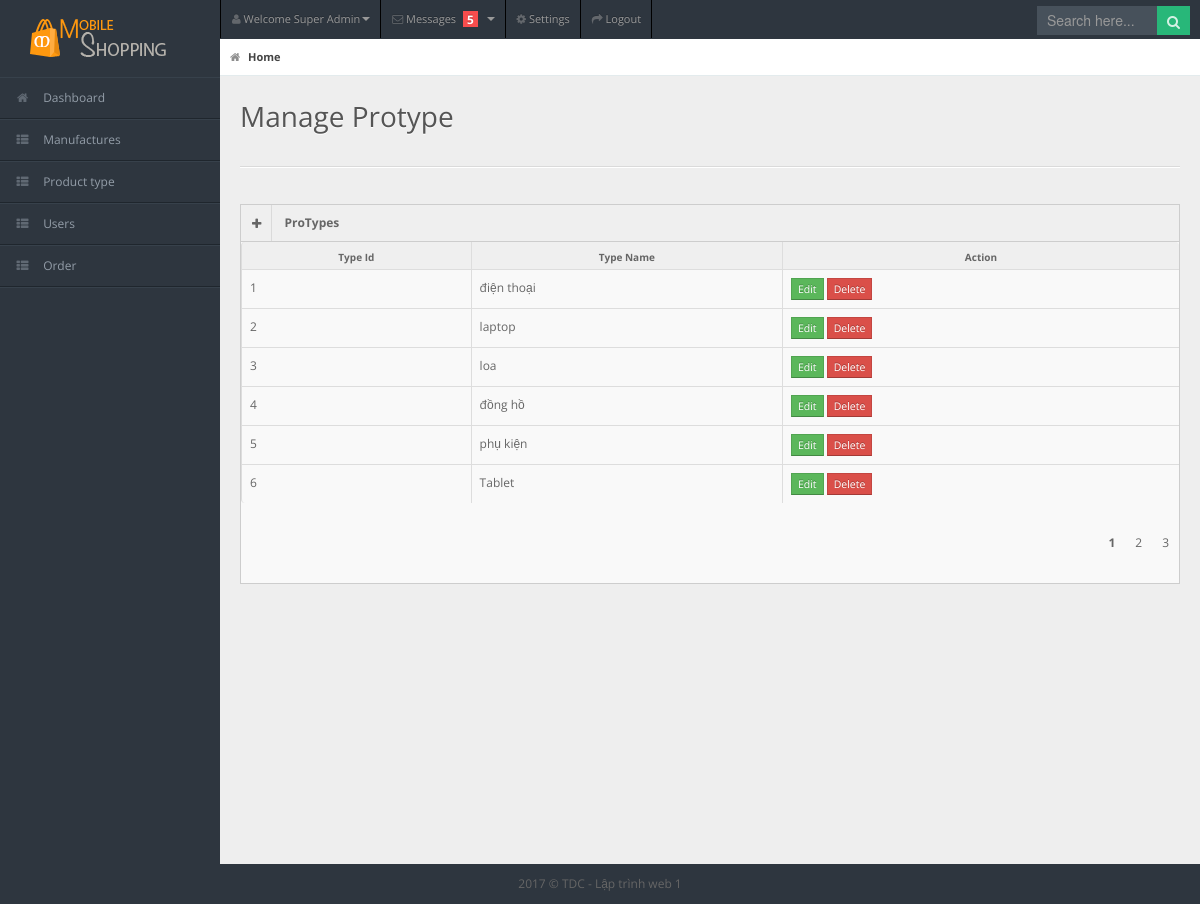
Page /admin/protypes.php on the committed database.
### tables this page shows
CREATE TABLE IF NOT EXISTS `protypes` (
  `Type_id` int(11) NOT NULL AUTO_INCREMENT,
  `Type_name` varchar(100) NOT NULL,
  PRIMARY KEY (`Type_id`)
);

### admin/models/db.php (called while the page is built)
<?php
class Db
{
    public static $connection;
    public function __construct()
    {
        if (!self::$connection) {
            self::$connection = new mysqli(DB_HOST, DB_USER, DB_PASSWORD, DB_NAME,PORT);
            self::$connection->set_charset(DB_CHARSET);
        }
        return self::$connection;
    }
}

### admin/models/protype.php (called while the page is built, shortened)
<?php
class Protype extends Db{
    function getAllProtype(){
        $sql=self::$connection->prepare("SELECT * FROM protypes");
        $sql->execute();
        $items=$sql->get_result()->fetch_all(MYSQLI_ASSOC);
        return $items;
    }
}
?>

### admin/protypes.php (the view, shortened to what this page needs)
<!DOCTYPE html>
<html lang="en">
<?php
    require "models/db.php";
    require "models/protype.php";
    $protype=new Protype;
    $getProtype=$protype->getAllProtype();
?>
<head>
    <link rel="stylesheet" href="css/bootstrap.min.css" />
    <link rel="stylesheet" href="css/bootstrap-responsive.min.css" />
    <link rel="stylesheet" href="css/uniform.css" />
    <link rel="stylesheet" href="css/select2.css" />
    <link rel="stylesheet" href="css/matrix-style.css" />
    <link rel="stylesheet" href="css/matrix-media.css" />
    <link href="font-awesome/css/font-awesome.css" rel="stylesheet" />
</head>
<body>
    <div id="header">
        <h1><a href="http://localhost:8888/dienthoai/"><img src="../public/images/logo.png" alt=""></a></h1>
    </div>
    <div id="user-nav" class="navbar navbar-inverse">
        <ul class="nav">
            <li class="dropdown" id="profile-messages"><a title="" href="#" data-toggle="dropdown"
                    data-target="#profile-messages" class="dropdown-toggle"><i class="icon icon-user"></i> <span
                        class="text">Welcome Super Admin</span><b class="caret"></b></a>
            </li>
            <li class="dropdown" id="menu-messages"><a href="#" data-toggle="dropdown" data-target="#menu-messages"
                    class="dropdown-toggle"><i class="icon icon-envelope"></i> <span class="text">Messages</span> <span
                        class="label label-important">5</span> <b class="caret"></b></a>
            </li>
            <li class=""><a title="" href="#"><i class="icon icon-cog"></i> <span class="text">Settings</span></a></li>
            <li class=""><a title="" href="logout.php"><i class="icon icon-share-alt"></i> <span
                        class="text">Logout</span></a></li>
        </ul>
    </div>
    <div id="search">
        <input type="text" placeholder="Search here..." />
        <button type="submit" class="tip-bottom" title="Search"><i class="icon-search icon-white"></i></button>
    </div>
    <div id="sidebar"> <a href="#" class="visible-phone"><i class="icon icon-th"></i>Tables</a>
        <ul>
            <li><a href="index.php"><i class="icon icon-home"></i> <span>Dashboard</span></a> </li>
            <li> <a href="manufactures.php"><i class="icon icon-th-list"></i> <span>Manufactures</span></a></li>
            <li> <a href="protypes.php"><i class="icon icon-th-list"></i> <span>Product type</span></a></li>
            <li> <a href="users.php"><i class="icon icon-th-list"></i> <span>Users</span></a></li>
            <li> <a href="orderList.php"><i class="icon icon-th-list"></i> <span>Order</span></a></li>
        </ul>
    </div>
    <div id="content">
        <div id="content-header">
            <div id="breadcrumb"> <a href="index.php" title="Go to Home" class="tip-bottom current"><i
                        class="icon-home"></i> Home</a></div>
            <h1>Manage Protype</h1>
        </div>
        <div class="container-fluid">
            <hr>
            <div class="row-fluid">
                <div class="span12">
                    <div class="widget-box">
                        <div class="widget-title"> <span class="icon"><a href="formAddProtype.php"> <i class="icon-plus"></i>
                                </a></span>
                            <h5>ProTypes</h5>
                        </div>
                        <div class="widget-content nopadding">
                            <table class="table table-bordered table-striped">
                                <thead>
                                    <tr>
                                        <th>Type Id</th>
                                        <th>Type Name</th>
                                        <th>Action</th>
                                    </tr>
                                </thead>
                                <tbody>
                                    <?php foreach($getProtype as $value){ ?>
                                    <tr class="">
                                        <td>
                                            <?= $value['Type_id'] ?>
                                        </td>
                                        <td><?= $value['Type_name'] ?></td>
                                        <td>
                                            <a href="formEditProtype.php?Type_id=<?=$value['Type_id']?>" class="btn btn-success btn-mini">Edit</a>
                                            <a href="delete.php?Type_id=<?=$value['Type_id']?>" class="btn btn-danger btn-mini">Delete</a>
                                        </td>
                                    </tr>
                                    <?php }?>
                                </tbody>
                            </table>
                            <div class="row" style="margin-left: 18px;">
                                <ul class="pagination">
                                    <li class="active">1</li>
                                    <li>2</li>
                                    <li>3</li>
                                </ul>
                            </div>
                        </div>
                    </div>
                </div>
            </div>
        </div>
    </div>
    <div class="row-fluid">
        <div id="footer" class="span12"> 2017 &copy; TDC - Lập trình web 1</div>
    </div>
</body>
</html>

### admin/css/select2.css (style rules this page uses)
ul.pagination li { float: left; }

### admin/css/matrix-media.css (style rules this page uses)
body { background:#2E363F; }
#header { margin-top:10px; }
#search input[type=text], #search button { background-color: #28b779; }
#sidebar > ul { border-bottom: 1px solid #37414b }
#sidebar > ul > li { border-top: 1px solid #37414b; border-bottom: 1px solid #1f262d; }
#search input[type=text] { background-color: #47515b; color: #fff; }

### admin/protypes.php (style rules this page uses)
ul.pagination { list-style: none; float: right; }
ul.pagination li.active { font-weight: bold }
ul.pagination li { float: left; display: inline-block; padding: 10px }

### rows in the picture
protypes: Type_id "1", Type_name "điện thoại"
protypes: Type_id "2", Type_name "laptop"
protypes: Type_id "3", Type_name "loa"
protypes: Type_id "4", Type_name "đồng hồ"
protypes: Type_id "5", Type_name "phụ kiện"
protypes: Type_id "6", Type_name "Tablet"
